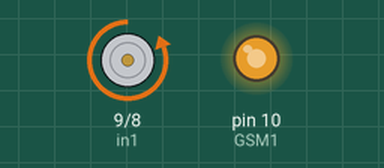
A sketch run on a simulated Arduino Uno, built with avr-gcc and run on an emulated ATmega328P. Shown: motor-driver pin pairs drawn as motors (green arrow = first pin HIGH = forward, orange = second pin HIGH = backward, longer = more drive), output pins drawn as LEDs (lit = HIGH).

Above: at 0.05 s.
At 6.5 s:
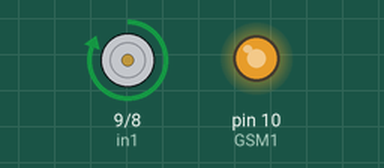
At 13.0 s:
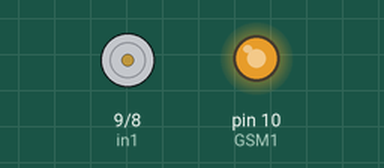
Timing chart, 0 to 15.0 s (numbered marks = the images above):
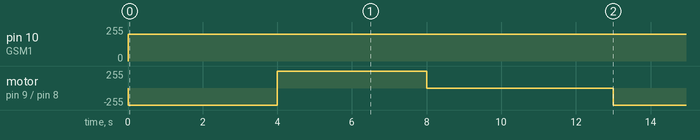

The sketch:

Linearantrieb.ino
```cpp
// Gleichstrommotor 1

int GSM1 = 10;
int in1 = 9;
int in2 = 8;


void setup()
{
  pinMode(GSM1, OUTPUT);
  pinMode(in1, OUTPUT);
  pinMode(in2, OUTPUT);
}
void loop()
{
  digitalWrite(in1, LOW);  // Motor 1 beginnt zu rotieren
  digitalWrite(in2, HIGH);

  analogWrite(GSM1, 200);   // Motor 1 soll mit der Geschwindigkeit "200" (max. 255) rotieren
  delay(4000);

  digitalWrite(in1, HIGH);   // Durch die Veränderung von HIGH auf LOW (bzw. LOW auf HIGH) wird die Richtung der Rotation verändert.
  digitalWrite(in2, LOW);
  delay(4000);

  digitalWrite(in1, LOW);   // Anschließend sollen die Motoren 2 Sekunden ruhen.
  digitalWrite(in2, LOW);
  delay(5000);
}
```

Measured:
- by itself, pin 10 (GSM1): 0/255 → 200/255 at 0.00 s
- by itself, motor on pin 9 (in1) / pin 8 (in2): repeats every 13.0 s: forward 255/255 4.0 s, stopped 5.0 s, backward 255/255 4.0 s
